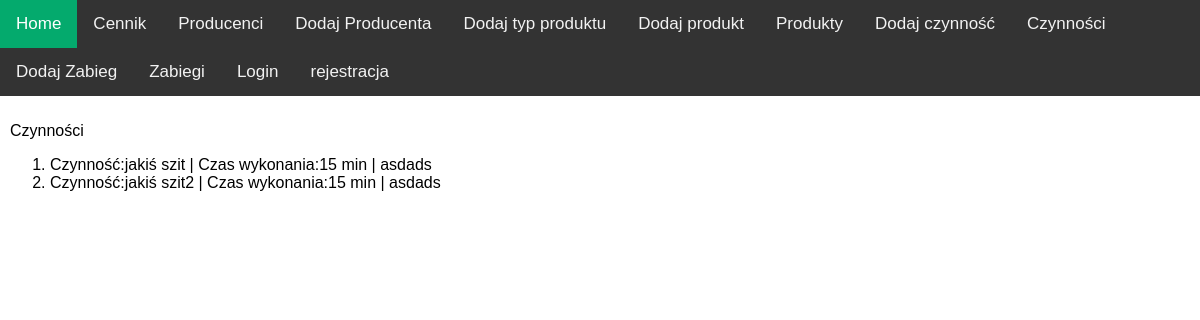
/activities/, run on an earlier commit of the app's database.
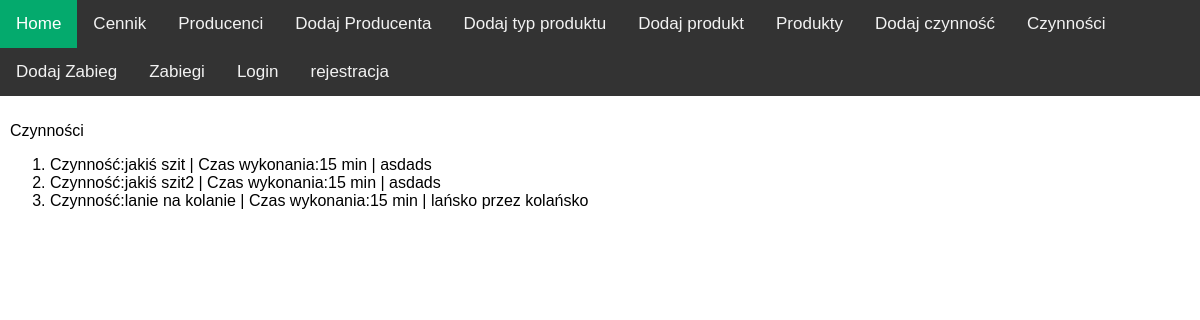
And on a later commit of the database.
### cosm_app/models.py (models this page shows)
class Activity(models.Model):
    name = models.CharField(max_length=50)
    price = models.DecimalField(max_digits=6, decimal_places=2)
    time = models.IntegerField()
    description = models.CharField(max_length=500)
    def __str__(self):
        return f"Czynność:{self.name}  | Czas wykonania:{self.time} min | {self.description}"

### cosm_app/views.py (the view)
# urls.py: path('activities/', views.ActivityView.as_view(), name='activities'),
class ActivityView(View):
    def get(self,request):
        activities = Activity.objects.all()
        return render(request, 'activities_view.html', {'activities': activities})

### templates/activities_view.html
{% extends 'base.html'%}
{% block page %}
    <p>Czynności</p>
    {% include 'list_view.html' with object_list=activities %}
{% endblock %}

### templates/list_view.html
 <ol>
        {% for obj in object_list %}
            <li>{{ obj }}</li>
        {% endfor %}
    </ol>

What changed in the data, as far as the page shows it:
added Activity: name+time+description "Czynność:lanie na kolanie | Czas wykonania:15 min | lańsko przez kolańsko"
